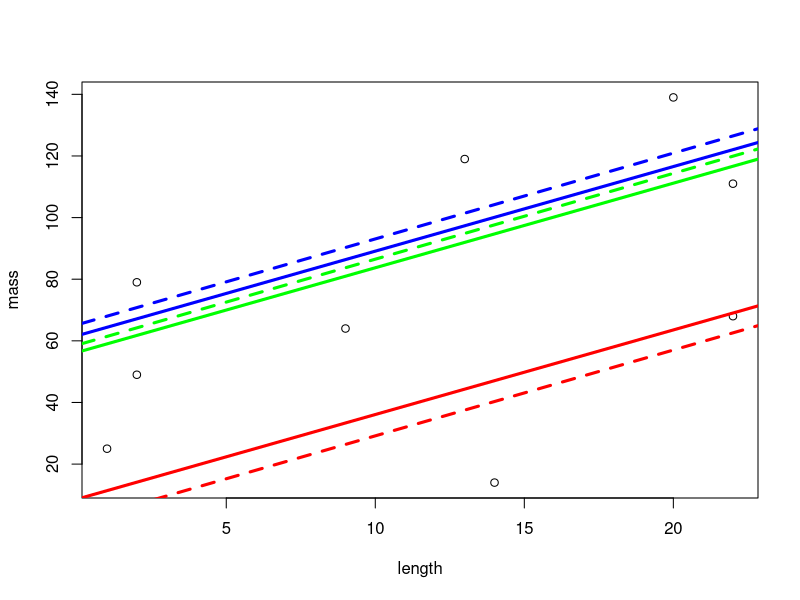

Recreate this plot in R.
mass <- c(25, 14, 68, 79, 64, 139, 49, 119, 111)
pop <- factor(c(1, 1, 1, 2, 2, 2, 3, 3, 3))
length <- c(1, 14, 22, 2, 9, 20, 2, 13, 22)
plot(length, mass)

summary(lm <- lm(mass ~ pop-1 + length))
abline(lm$coef[1], lm$coef[4], col = "red", lwd = 3, lty = 2)
abline(lm$coef[2], lm$coef[4], col = "blue", lwd = 3, lty = 2)
abline(lm$coef[3], lm$coef[4], col = "green", lwd = 3, lty = 2)

library(lme4)

summary(lmm <- lmer(mass ~ length + (1|pop)))
ranef(lmm)
abline(fixef(lmm)[1]+ranef(lmm)$pop[1,], fixef(lmm)[2], col = "red", lwd = 3)
abline(fixef(lmm)[1]+ranef(lmm)$pop[2,], fixef(lmm)[2], col = "blue", lwd = 3)
abline(fixef(lmm)[1]+ranef(lmm)$pop[3,], fixef(lmm)[2], col = "green", lwd = 3)
